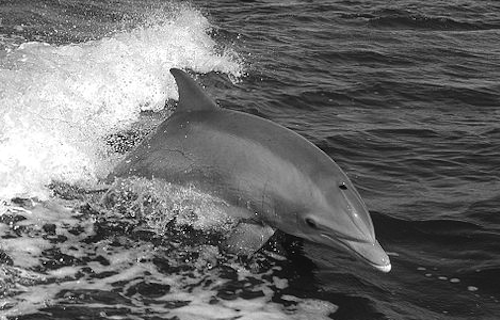
%> input picture UCV/dolphin.png, 500 x 320 px
$ octave ImagesAsFunctions.m   (GNU Octave 9; MATLAB toolbox functions it lacks are replaced by stand-ins)
%> lines starting %> are read from the running program, lines starting %| are printed output that depends on the picture
% % %
% % % Load and display an image
% % %
img = imread('dolphin.png');
%> img is the input picture: size 320x500 uint8; min 0, max 255, mean 109.1
imshow(img);    % Show an image

disp(size(img)); % returns the dimentions of an image
%|    320   500
disp(class(img)); % returns the class of an image
%| uint8

disp(img(101:103,201:203));
%|   81  77  77
%|   81  78  76
%|   82  79  77
% 81  77  77
% 81  78  76
% 82  79  77

% % %
% % % Crop an image
% % %
img = imread('bicycle.png');
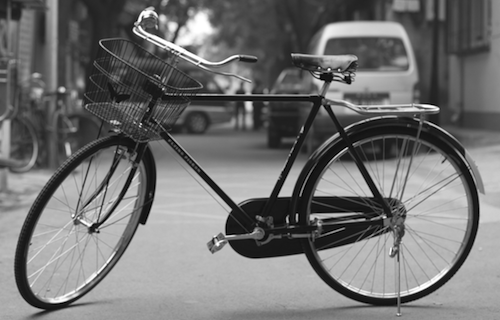
%> input picture UCV/bicycle.png, 500 x 320 px
%> img is the input picture: size 320x500 uint8; min 0, max 255, mean 114.2
imshow(img);

disp(size(img));  % check size
%|    320   500

cropped = img(110:310, 10:160);
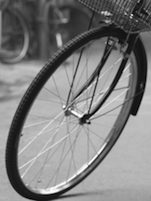
%> cropped: size 201x151 uint8; min 0, max 255, mean 126.2
imshow(cropped);

%cropped image size
size(cropped)
%> ans = [201 151]


% % %
% % % Color planes
% % %
img = imread('fruit.png');
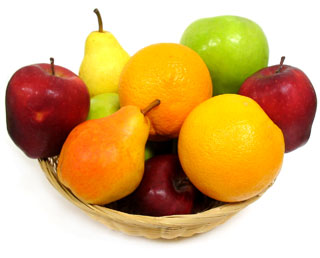
%> input picture UCV/fruit.png, 320 x 258 px
%> img is the input picture: size 258x320x3 uint8; mean R, G, B 216.9, 178.6, 119.7
imshow(img);

disp(size(img));
%|    258   320     3

% TODO: Select a color plane, display it, inspect values from a row
red_img = img(:,:,1);
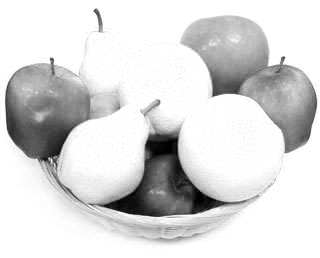
%> red_img: size 258x320 uint8; min 0, max 255, mean 216.9
imshow(red_img)
red_img(50,:);
plot(red_img(50,:))
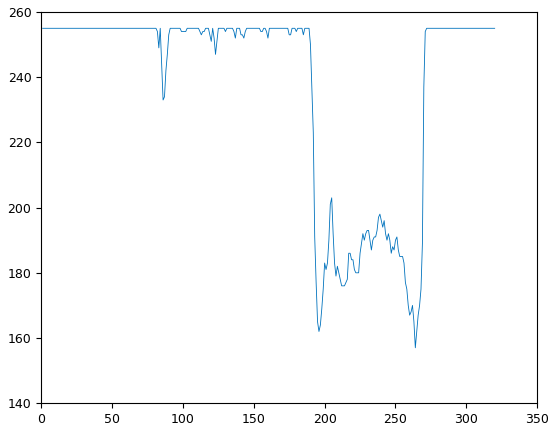
%> figure redrawn from the program's plot data; curve peaks at x = 1, y = 255
imshow(red_img(1:50,:))
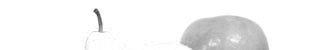
%> displayed picture: size 50x320, on the screen's scale of 0 to 255; min 76, max 255, mean 244.1

% % %
% % % Blending 2 images
% % %
%> (the run ends here)
